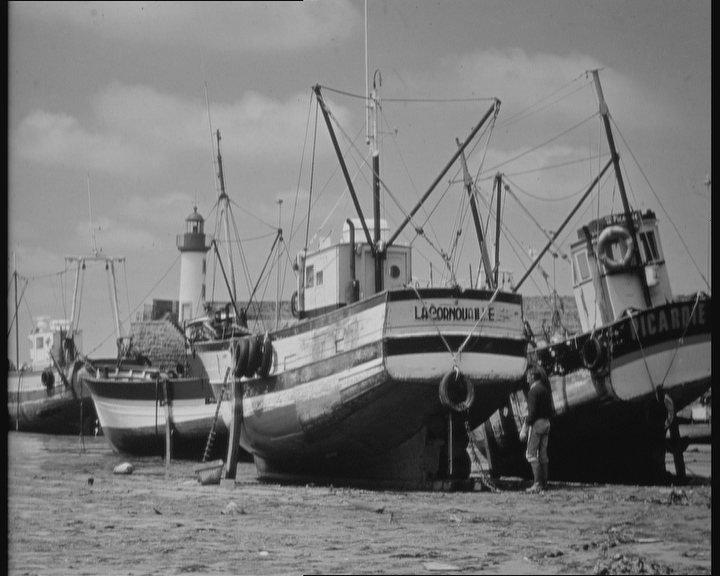
#> input picture image/boatGray.bmp, 720 x 576 px
$ python 40-plotSubplot.py
#> lines starting #> are read from the running program, lines starting #| are printed output that depends on the picture
import numpy as np
import matplotlib.pyplot as plt
import cv2

# 调用plt.subplot 函数 定义窗口分布
if __name__ == '__main__':
    img = cv2.imread('../image/boatGray.bmp', cv2.IMREAD_GRAYSCALE)
#> img is the input picture: shape (576, 720); min 3, max 220, mean 120

    equalizeHist = cv2.equalizeHist(img)
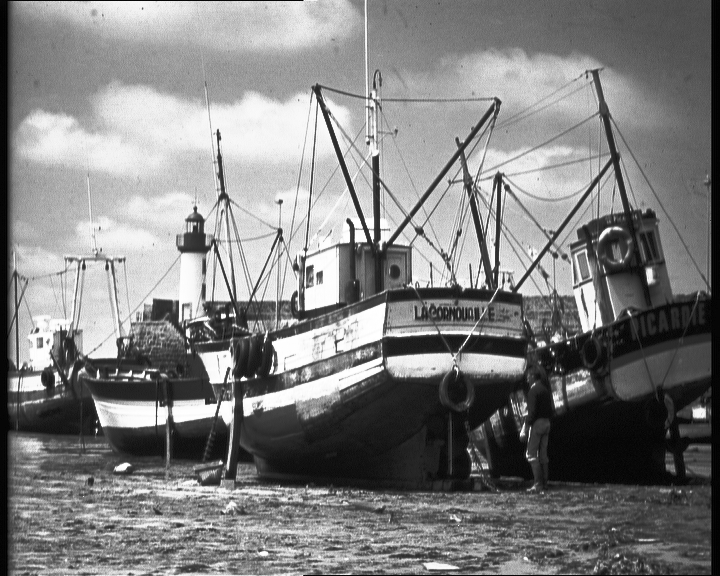
#> equalizeHist: shape (576, 720); min 0, max 255, mean 128.7
    plt.subplot(121)
    plt.hist(img.ravel(), 256)
    plt.subplot(122)
    plt.hist(equalizeHist.ravel(), 256)
    plt.show()
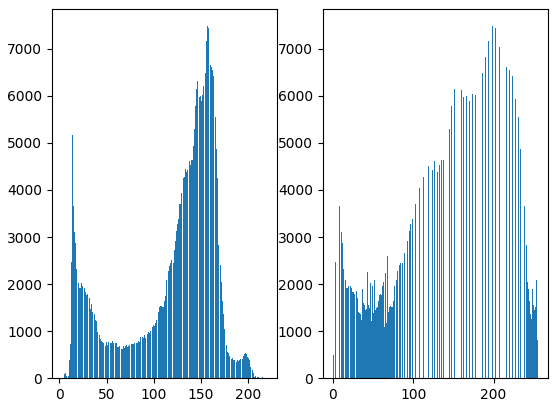
#> figure drawn by matplotlib, 2 panels; panel 1: tallest bar 7480 high, from x = 156.4 to 157.3; panel 2: tallest bar 7480 high, from x = 198.2 to 199.2

    cv2.imshow('original:', img)
    cv2.imshow('equalizeHist:', equalizeHist)

    cv2.waitKey(10000)
    cv2.destroyAllWindows()
